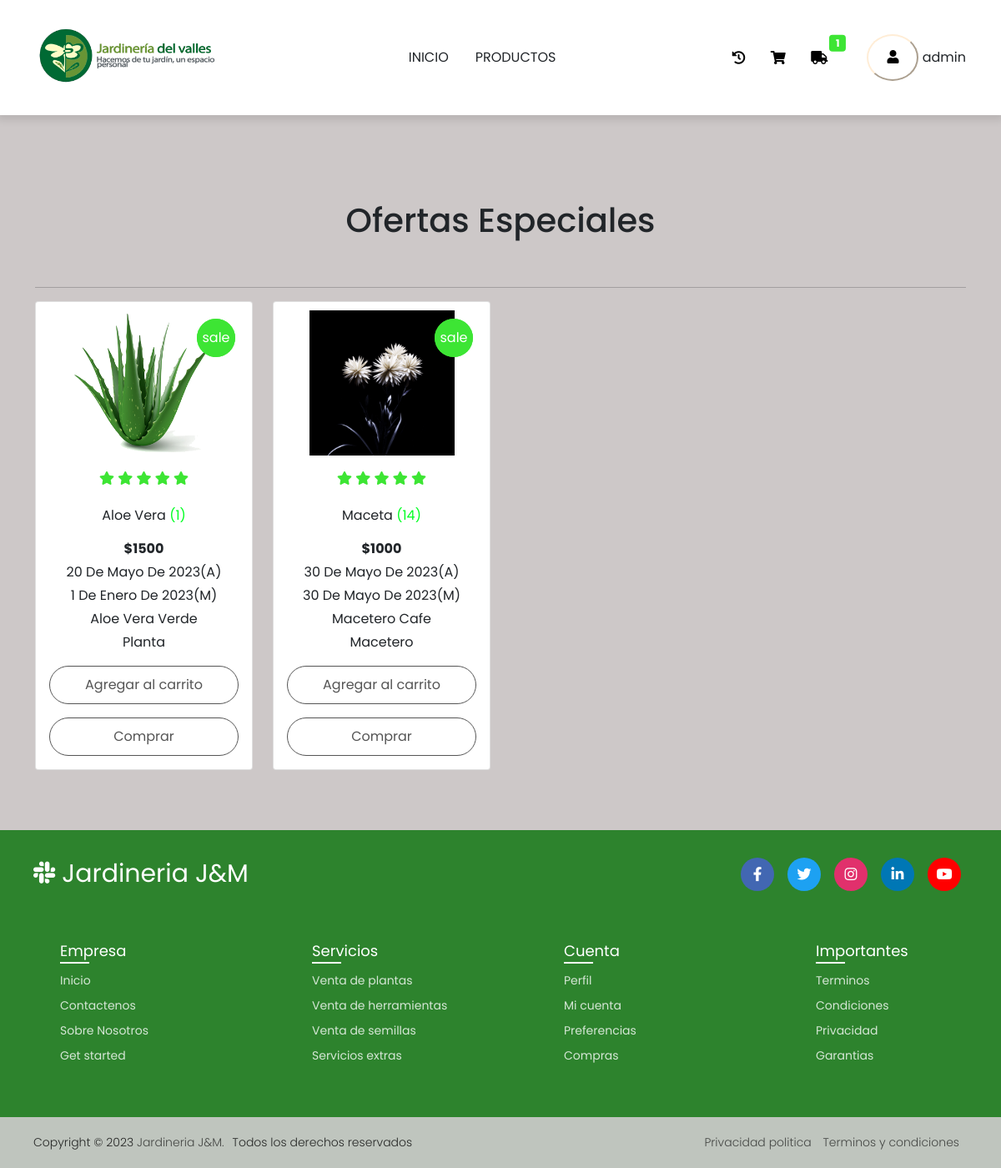
The page /productos/ (signed in) on the database its author committed.
### core/models.py (models this page shows, shortened)
class Producto(models.Model):
    nombre = models.CharField(max_length=100)
    stock = models.PositiveIntegerField()
    precio = models.PositiveIntegerField()
    descripcion = models.CharField(max_length=200)
    tipo = models.ForeignKey(TipoProducto, on_delete=models.CASCADE)
    foto = models.ImageField(null=True, blank=True)
    fechagregado = models.DateField(null=True)
    fechamodificado = models.DateField(null=True)
    historial_compras = models.ForeignKey('Historial', on_delete=models.SET_NULL, null=True, blank=True)

class TipoProducto(models.Model):
    descripcion = models.CharField(max_length=100)
    def __str__(self):
        return self.descripcion

### core/views.py (the view)
# urls.py: path('productos/', productos, name="productos"),
@login_required
def productos(request):
    productosALL = Producto.objects.all()
    datos = {
        'listaProductos': productosALL
    }
    return render(request, 'core/productos.html', datos)

### core/context_processors.py (called while the page is built)
def total_carrito(request):
    total = 0
    if request.user.is_authenticated:
        if "carrito" in request.session.keys():
            for key, value in request.session["carrito"].items():
                total += int(value["acumulado"])
    return {"total_carrito": total}

### core/templates/core/productos.html (shortened to what this page needs)
{% extends 'core/base.html' %}
{% load static %}
{% block contenido %}
<link rel="stylesheet" href="{% static 'core/css/productos.css'%}">
<section id="productos" class="py-5">
    <div class="container">
        <div class="title text-center">
        </div>
        <br><br><br>
        <div class="row g-0">
            <div class="title text-center py-5">
                <h1 class="position-relative d-inline-block mt-5">Ofertas Especiales</h1>
            </div>
            <hr>
            <div class="container ">
                <div class="row">
                    {% for aux in listaProductos %}
                    <div class="col-sm-6 col-md-4 col-lg-3">
                        <div class="card text-center mb-4">
                            <div class="productos-img position-relative">
                                <div>
                                    {% if aux.foto %}
                                    <img src="{{ aux.foto.url }}" with="50" height="174" style="margin-top: 10px;">
                                    {% else %}
                                    <img src="{% static 'core/images/giphy.gif'%}" with="50" height="174" style="margin-top: 10px;">
                                    {% endif %}
                                </div>
                                <span
                                    class="position-absolute bg-primary text-white d-flex align-items-center justify-content-center">{{aux.id}}</span>
                                    {% if aux.stock == 0 %}
                                <span
                                    class="position-absolute bg-danger text-white d-flex align-items-center justify-content-center">sold</span>
                                    {% else %}
                                <span
                                    class="position-absolute bg-primary text-white d-flex align-items-center justify-content-center">sale</span>
                                    {% endif %}
                            </div>
                            <div class="rating mt-3">
                                <span class="text-primary"><i class="fas fa-star"></i></span>
                                <span class="text-primary"><i class="fas fa-star"></i></span>
                                <span class="text-primary"><i class="fas fa-star"></i></span>
                                <span class="text-primary"><i class="fas fa-star"></i></span>
                                <span class="text-primary"><i class="fas fa-star"></i></span>
                            </div>
                            <div class="card-body">
                                <p class="text-capitalize my-1 justify-content-between">{{aux.nombre}}
                                    {% if aux.stock == 0 %}
                                    <span style="color: rgb(250, 0, 0);">({{aux.stock}})</span>
                                    {% else %}
                                    <span style="color: rgb(0, 255, 34);">({{aux.stock}})</span>
                                    {% endif %}
                                </p>
                                {% if user.username == "suscriptor" %}
                                <span class="fw-bold d-block">$ 1.500</span>
                                {% else %}
                                <span class="fw-bold">${{aux.precio}}</span>
                                {% endif %}
                                {% if user.is_superuser %}
                                <p class="text-capitalize my-1">{{aux.fechagregado}}(A)</p>
                                <p class="text-capitalize my-1">{{aux.fechamodificado}}(M)</p>
                                {% endif %}
                                <p class="text-capitalize my-1">{{aux.descripcion}}</p>
                                <p class="text-capitalize my-1">{{aux.tipo}}</p>
                                {% if aux.stock == 0 %}
                                <a href="#" class="btn btn-primary d-flex justify-content-center" style="margin-top: 54px;">PRODUCTO AGOTADO</a>
                                {% else %}
                                <a href="{% url 'Add' aux.id %}" class="btn btn-primary mt-3 mb-3 d-flex justify-content-center">Agregar al carrito</a>
                                <a onclick="comprar({{ aux.id }})" class="btn btn-primary heart d-flex justify-content-center align-items-center">Comprar</a>
                                {% endif %}
                            </div>
                        </div>
                    </div>
                    {% endfor %}
                </div>
            </div>
        </div>
</section>
{% endblock %}

### core/templates/core/base.html (shortened to what this page needs)
{% load static %}
<!DOCTYPE html>
<html lang="en">
<head>
    <link rel="stylesheet" href="https://cdnjs.cloudflare.com/ajax/libs/font-awesome/5.15.4/css/all.min.css"
 />
    <link rel="stylesheet" href="{% static 'core/bootstrap-5.0.2-dist/css/bootstrap.min.css'%}">
    <link rel="stylesheet" href="{% static 'core/css/log.css'%}">
    <link rel="stylesheet" href="https://cdnjs.cloudflare.com/ajax/libs/sweetalert/1.1.3/sweetalert.min.css">
    <link rel="stylesheet" href="https://cdn.jsdelivr.net/npm/sweetalert2@11.0.19/dist/sweetalert2.min.css">
    <link rel="stylesheet" href="{% static 'core/css/main.css'%}">
</head>
<body>
    {% if user.is_authenticated %}
    <nav class="navbar navbar-expand-lg navbar-light bg-white py-4 fixed-top">
        <div class="container">
            <a class="navbar-brand d-flex justify-content-between align-items-center order-lg-0" href="">
                <img src="{% static 'core/images/Logo_Jardineria-del-valles-800px.png'%}" alt="" height="80px">
            </a>
            <div class="order-lg-2 nav-btns ">
                <button type="button" class="btn position-relative">
                    <a href="{% url 'historial' %}"><i class="fa fa-solid fa fa-history"></i></a>
                </button>
                <button type="button" class="btn position-relative">
                    <a href="{% url 'carrito' %}"><i class="fa fa-shopping-cart"></i></a>
                </button>
                <button type="button" class="btn position-relative">
                    <a href="{% url 'seguimiento' %}"><i class="fa fa-solid fa fa-truck"></i></a>
                    <span class="position-absolute top-0 start-100 translate-middle badge bg-primary">1</span>
                </button>
                {% if user.is_authenticated %}
                <button type="button" class="btnlogin2">
                    <a href="{% url 'perfil' %}" class="nav-link">
                            <i class="fa fa-solid fa fa-user"></i></a>
                </button>
                <span class="username"> {{ user.username }} </span>
                {% else %}
                <button type="button" class="btnlogin">
                    <li class="nav-item "><a href="{% url 'login' %}" class="nav-link">
                            <i class="fa fa-solid fa fa-user"></i></a></li>
                </button>
                {% endif %}
            </div>
            <div class="collapse navbar-collapse order-lg-1">
                <ul class="navbar-nav mx-auto text-center">
                    <li class="nav-item px-2 py-2">
                        <a class="nav-link text-uppercase text-dark" href="{% url 'index' %}">Inicio</a>
                    </li>
                    <li class="nav-item px-2 py-2">
                        <a class="nav-link text-uppercase text-dark" href="{% url 'productos' %}">Productos</a>
                    </li>
                </ul>
            </div>
        </div>
    </nav>
    {% endif %}
    {% block contenido %}
    {% endblock %}
    <footer id="contactanos">
        <div class="row">
            <div class="col">
                <div class="content">
                    <div class="top">
                        <div class="logo-details">
                            <i class="fab fa-slack"></i>
                            <span class="logo_name">Jardineria J&M</span>
                        </div>
                        <div class="media-icons">
                            <a href="#"><i class="fab fa-facebook-f"></i></a>
                            <a href="#"><i class="fab fa-twitter"></i></a>
                            <a href="#"><i class="fab fa-instagram"></i></a>
                            <a href="#"><i class="fab fa-linkedin-in"></i></a>
                            <a href="#"><i class="fab fa-youtube"></i></a>
                        </div>
                    </div>
                    <div class="link-boxes">
                        <ul class="box">
                            <li class="link_name">Empresa</li>
                            <li><a href="#">Inicio</a></li>
                            <li><a href="#">Contactenos</a></li>
                            <li><a href="#">Sobre Nosotros</a></li>
                            <li><a href="#">Get started</a></li>
                        </ul>
                        <ul class="box">
                            <li class="link_name">Servicios</li>
                            <li><a href="#">Venta de plantas</a></li>
                            <li><a href="#">Venta de herramientas</a></li>
                            <li><a href="#">Venta de semillas</a></li>
                            <li><a href="#">Servicios extras</a></li>
                        </ul>
                        <ul class="box">
                            <li class="link_name">Cuenta</li>
                            <li><a href="#">Perfil</a></li>
                            <li><a href="#">Mi cuenta</a></li>
                            <li><a href="#">Preferencias</a></li>
                            <li><a href="#">Compras</a></li>
                        </ul>
                        <ul class="box">
                            <li class="link_name">Importantes</li>
                            <li><a href="#">Terminos</a></li>
                            <li><a href="#">Condiciones</a></li>
                            <li><a href="#">Privacidad</a></li>
                            <li><a href="#">Garantias</a></li>
                        </ul>
                    </div>
                </div>
                <div class="bottom-details">
                    <div class="bottom_text">
                        <span class="copyright_text">Copyright © 2023 <a href="#">Jardineria J&M.</a>Todos los derechos
                            reservados</span>
                        <span class="policy_terms">
                            <a href="#">Privacidad politica</a>
                            <a href="#">Terminos y condiciones</a>
                        </span>
                    </div>
                </div>
            </div>
        </div>
    </footer>
</body>
</html>

### core/static/core/css/log.css (style rules this page uses)
.btnlogin2 { margin-left: 30px; border-radius: 50%; background-color: white; padding-top:6px; padding-bottom:6px; padding-left:6px; padding-right:6px; border-color: rgb(255, 237, 214); }
.media-icons { display: flex; }
.media-icons a { height: 40px; width: 40px; margin: 0 8px; border-radius: 50%; text-align: center; line-height: 40px; color: #fff; font-size: 17px; text-decoration: none; transition: all 0.4s ease; }
.media-icons a:nth-child(1) { background: #4267B2; }
.media-icons a:nth-child(2) { background: #ff0000; }
.media-icons a:nth-child(3) { background: #E1306C; }

### core/static/core/css/main.css (style rules this page uses)
:root { --lg-font: 'Kaisei Tokumin', serif; --sm-font: 'Poppins', sans-serif; --pink: #3de534; }
body { font-family: var(--sm-font); }
.bg-primary { background-color: var(--pink) !important; }
.btn:not(.nav-btns button) { background-color: #fff; color: rgb(85, 85, 85); padding: 10px 28px; border-radius: 25px; border: 1px solid rgb(85, 85, 85); }
.text-primary { color: var(--pink) !important; }
.navbar { -webkit-box-shadow: 0 3px 9px 3px rgba(0, 0, 0, 0.1); box-shadow: 0 3px 9px 3px rgba(0, 0, 0, 0.1); }
.fa { color: #000; }
.nav-item { border-bottom: 0.5px solid rgba(0, 0, 0, 0.05); }
footer { position: static; background: #2d832d; width: 100%; bottom: 0; left: 0; }
footer::before { content: ''; position: absolute; left: 0; top: 100px; height: 1px; width: 100%; background: #AFAFB6; }
footer .content { max-width: 1250px; margin: auto; padding: 30px 40px 40px 40px; }
footer .content .top { display: flex; align-items: center; justify-content: space-between; margin-bottom: 50px; }
.content .top .logo-details { color: #fff; font-size: 30px; }
.content .top .media-icons { display: flex; }
.content .top .media-icons a { height: 40px; width: 40px; margin: 0 8px; border-radius: 50%; text-align: center; line-height: 40px; color: #fff; font-size: 17px; text-decoration: none; transition: all 0.4s ease; }
.top .media-icons a:nth-child(1) { background: #4267B2; }
.top .media-icons a:nth-child(2) { background: #1DA1F2; }
.top .media-icons a:nth-child(3) { background: #E1306C; }
.top .media-icons a:nth-child(4) { background: #0077B5; }
.top .media-icons a:nth-child(5) { background: #FF0000; }
footer .content .link-boxes { width: 100%; display: flex; justify-content: space-between; }
footer .content .link-boxes .box { width: calc(100% / 5 - 10px); }
.content .link-boxes .box .link_name { color: #fff; font-size: 18px; font-weight: 400; margin-bottom: 10px; position: relative; }
.link-boxes .box .link_name::before { content: ''; position: absolute; left: 0; bottom: -2px; height: 2px; width: 35px; background: #fff; }
.content .link-boxes .box li { margin: 6px 0; list-style: none; }
.content .link-boxes .box li a { color: #fff; font-size: 14px; font-weight: 400; text-decoration: none; opacity: 0.8; transition: all 0.4s ease }
footer .bottom-details { width: 100%; background: #bfc5be; }
footer .bottom-details .bottom_text { max-width: 1250px; margin: auto; padding: 20px 40px; display: flex; justify-content: space-between; }
.bottom-details .bottom_text span, .bottom-details .bottom_text a { font-size: 14px; font-weight: 300; color: rgb(0, 0, 0); opacity: 0.8; text-decoration: none; }
.bottom-details .bottom_text a { margin-right: 10px; }
@media (min-width: 992px) { .nav-item { border-bottom: none; } }

### rows shown on the page
Producto: foto (picture), shows "sale", nombre "Aloe Vera", stock "1", precio "1500", fechagregado "20 De Mayo De 2023", fechamodificado "1 De Enero De 2023", descripcion "Aloe Vera Verde", tipo "Planta"
Producto: shows "sale", nombre "Maceta", stock "14", precio "1000", fechagregado "30 De Mayo De 2023", fechamodificado "30 De Mayo De 2023", descripcion "Macetero Cafe", tipo "Macetero"

### other values the page prints
{{ user.username }} "admin"
